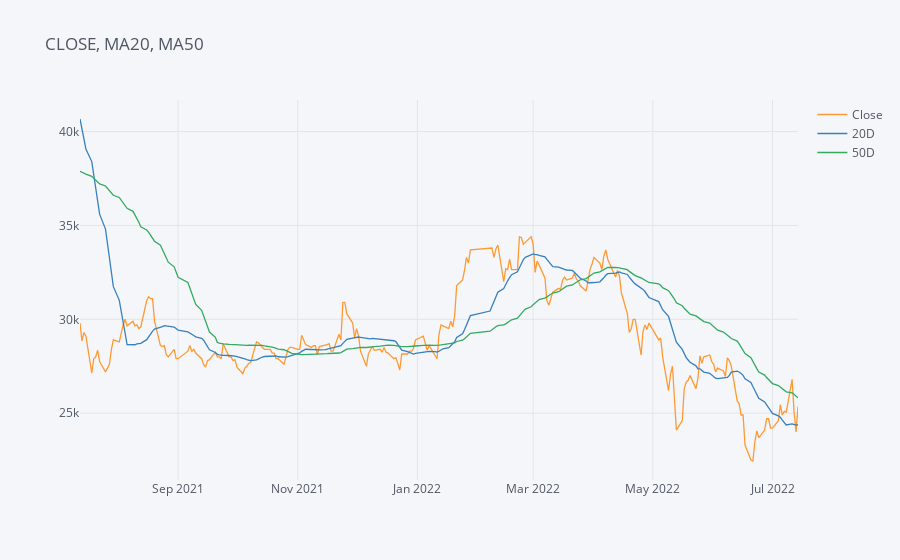

Notebook source saved alongside this figure:
### Code cell
MBB[['Close','20D','50D']].tail(252).iplot(title='CLOSE, MA20, MA50')
#biểu đồ giá đóng cửa, MA20 và MA50

### Figure 1 — Plotly figure (JSON) as saved in the notebook; plotly's stock layout.template omitted (floating-point values rounded to 4 significant figures; data arrays with more than 128 entries replaced by an {"elided": "..."} marker saying what was removed)
{"data": [{"line": {"color": "rgba(255, 153, 51, 1.0)", "dash": "solid", "shape": "linear", "width": 1.3}, "mode": "lines", "name": "Close", "text": "", "type": "scatter", "x": {"elided": "252 str values"}, "y": {"elided": "252 int values"}}, {"line": {"color": "rgba(55, 128, 191, 1.0)", "dash": "solid", "shape": "linear", "width": 1.3}, "mode": "lines", "name": "20D", "text": "", "type": "scatter", "x": {"elided": "252 str values"}, "y": {"elided": "252 float values"}}, {"line": {"color": "rgba(50, 171, 96, 1.0)", "dash": "solid", "shape": "linear", "width": 1.3}, "mode": "lines", "name": "50D", "text": "", "type": "scatter", "x": {"elided": "252 str values"}, "y": {"elided": "252 int values"}}], "layout": {"legend": {"bgcolor": "#F5F6F9", "font": {"color": "#4D5663"}}, "paper_bgcolor": "#F5F6F9", "plot_bgcolor": "#F5F6F9", "title": {"font": {"color": "#4D5663"}, "text": "CLOSE, MA20, MA50"}, "xaxis": {"gridcolor": "#E1E5ED", "showgrid": true, "tickfont": {"color": "#4D5663"}, "title": {"font": {"color": "#4D5663"}, "text": ""}, "zerolinecolor": "#E1E5ED"}, "yaxis": {"gridcolor": "#E1E5ED", "showgrid": true, "tickfont": {"color": "#4D5663"}, "title": {"font": {"color": "#4D5663"}, "text": ""}, "zerolinecolor": "#E1E5ED"}}}
